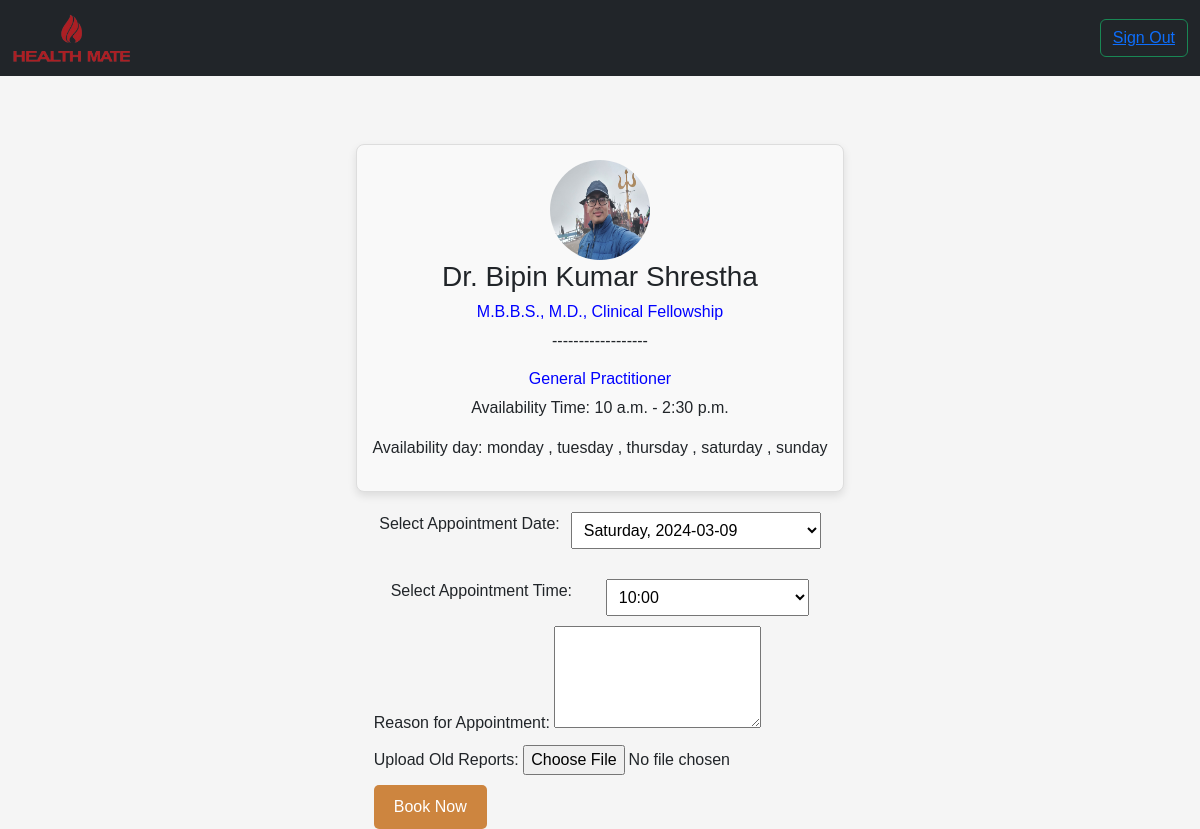
The app's page /book_now/2/ with its own data.
### home/models.py (models this page shows, shortened)
class Doctor(models.Model):
    user = models.OneToOneField(CustomUser, on_delete=models.CASCADE, primary_key=True)
    qualification = models.CharField(max_length=100)
    specialities = models.CharField(max_length=100)
    descriptions = models.TextField()
    hospital=models.TextField()
    availability_days = models.ManyToManyField('DoctorAvailability',related_name='doctors')
    start_time = models.TimeField()
    end_time = models.TimeField()
    break_start1 = models.TimeField()
    break_end1 = models.TimeField()
    break_start2 = models.TimeField()
    break_end2 = models.TimeField()
    is_booked = models.BooleanField(default=False)

class CustomUser(AbstractUser):
    age = models.IntegerField(null=True, blank=True)
    contact = models.CharField(max_length=15, null=True, blank=True)
    joined_date = models.DateTimeField(auto_now_add=True)
    sex = models.CharField(max_length=10, choices=[('male', 'Male'), ('female', 'Female'), ('other', 'Other')], null=True, blank=True)
    address = models.TextField(null=True, blank=True)
    profile_image = models.ImageField(upload_to='profile_images/', null=True, blank=True)
    objects = CustomUserManager()

class DoctorAvailability(models.Model):
    day = models.CharField(max_length=100, unique=True)

### home/views.py (the view)
# urls.py: path("book_now/<int:doctor_id>/",views.book_now, name="book_now"),
def book_now(request, doctor_id):
    if request.method == 'POST':
        appointment_date = request.POST.get('appointment_date')
        appointment_time = request.POST.get('appointment_time')
        appointment_reason = request.POST.get('appointment_reason')
        old_reports = request.FILES.get('old_reports')
        doctor = get_object_or_404(Doctor, user_id=doctor_id)
        if Appointment.objects.filter(doctor=doctor, appointment_date=appointment_date, appointment_time=appointment_time).exists() :
            messages.error(request, "Selected time is not available. Please choose another time.")
            request.session['selected_appointment_date'] = appointment_date
            request.session['selected_appointment_time'] = appointment_time
            return redirect('book_now', doctor_id=doctor_id)
        request.session.pop('selected_appointment_date', None)
        request.session.pop('selected_appointment_time', None)
        appointment = Appointment.objects.create(
            patient=request.user,
            doctor=doctor,
            appointment_date=appointment_date,
            appointment_time=appointment_time,
            reason=appointment_reason,
            old_reports=old_reports,
        )
        doctor.is_booked = True
        doctor.save()
        messages.success(request, "Appointment booked successfully.")
        return redirect('patient_profile')
    else:
        doctor = get_object_or_404(Doctor, user_id=doctor_id)
        today = date.today()
        days = [today + timedelta(days=i) for i in range(10)]  # Today and next 5 days
        available_days = [day.day.lower() for day in doctor.availability_days.all()]
        break_start1 = datetime.combine(today, doctor.break_start1)
        break_end1 = datetime.combine(today, doctor.break_end1)
        break_start2 = datetime.combine(today, doctor.break_start2)
        break_end2 = datetime.combine(today, doctor.break_end2)
        interval = timedelta(minutes=30)
        time_options = []
        current_time = datetime.combine(today, doctor.start_time)
        end_datetime = datetime.combine(today, doctor.end_time)
        while current_time < end_datetime:
            if not (break_start1 <= current_time < break_end1) and not (break_start2 <= current_time < break_end2):
                time_options.append(current_time.strftime("%H:%M"))
            current_time += interval
        available_dates = [
            {
                'day': (today + timedelta(days=i)).strftime('%A'),
                'date': (today + timedelta(days=i)).strftime("%Y-%m-%d")
            }
            for i in range(1,11) if (today + timedelta(days=i)).strftime('%A').lower() in available_days
        ]
        context = {
            'doctor': doctor,
            'time_options': time_options,
            'available_dates': available_dates,
        }
        return render(request, 'book_now.html', context)

### home/templatetags/custom_filters.py (called while the page is built)
@register.filter(name='day_of_week_order')
def day_of_week_order(day_name):
    days_in_week = ['monday', 'tuesday', 'wednesday', 'thursday', 'friday', 'saturday', 'sunday']
    return days_in_week.index(day_name) + 1

### template/book_now.html (shortened to what this page needs)
{% extends 'patient_profile_base.html' %}
{% load custom_filters %}
{% block content %}
<div class="appointment-container">
    {% if doctor.user.id %}
    <div class="doctor-info">
        {% if doctor.user.profile_image %}
            <img src="{{ doctor.user.profile_image.url }}" alt="{{ doctor.user.username }} profile" class="profile-image">
        {% endif %}
        <h3>Dr. {{ doctor.user.first_name }} {{ doctor.user.last_name }}</h3>
        <h5 style="font-size: medium;color: blue;">{{ doctor.qualification }}</h5>
        <p>------------------</p>
        <h5 style="font-size: medium;color: blue;">{{ doctor.specialities }}</h5>
        <p>Availability Time: {{ doctor.start_time }} - {{ doctor.end_time }}</p>
        <p>Availability day:
            {% for day in doctor.availability_days.all %}
                {% with day_order=day.day|day_of_week_order %}
                    {{ day.day }}
                {% endwith %}
                {% if not forloop.last %}, {% endif %}
            {% endfor %}
        </p>
    </div>
    <form id="appointment-form" method="post" action="{% url 'book_now' doctor.user.id %}"  enctype="multipart/form-data">
        <div class="calendar">
            <label for="appointment_date">Select Appointment Date:</label>
            <select name="appointment_date" id="appointment_date" required class="book-input">
                {% for date_info in available_dates %}
                    <option value="{{ date_info.date }}" {% if selected_appointment_date == date_info.date %}selected{% endif %}>{{ date_info.day }}, {{ date_info.date}}</option>
                {% endfor %}
            </select>
        </div>
        <div class="time-picker">
            <label for="appointment_time">Select Appointment Time:</label>
            <select name="appointment_time" id="appointment_time" required class="book-input">
                {% for time_option in time_options %}
                    {% with appointment_datetime=date|date:'Y-m-d' %}
                        {% with selected_datetime=appointment_datetime|date:'Y-m-d' %}
                            <option value="{{ time_option }}" {% if selected_appointment_time == time_option %}selected{% endif %}
                                    {% if time_option in booked_time_slots and selected_datetime == appointment_date %}style="background-color: red;"{% endif %}>
                                {{ time_option }}
                            </option>
                        {% endwith %}
                    {% endwith %}
                {% endfor %}
            </select>
        </div>
        <div class="book-input">
            <label for="appointment_reason">Reason for Appointment:</label>
            <textarea name="appointment_reason" id="appointment_reason" rows="4" required></textarea>
        </div>
        <div class="book-input">
            <label for="old_reports">Upload Old Reports:</label>
            <input type="file" name="old_reports" id="old_reports" accept=".pdf, .doc, .docx" required>
        </div>
        <button class="book-button" type="button">Book Now</button>
    </form>
    {% else %}
    <p>Doctor ID is not available.</p>
    {% endif %}
</div>
{% endblock %}

### template/patient_profile_base.html (shortened to what this page needs)
<!DOCTYPE html>
<html lang="en">
<head>
    <link href="https://cdn.jsdelivr.net/npm/bootstrap@5.3.2/dist/css/bootstrap.min.css" rel="stylesheet">
    <link rel="stylesheet" href="https://cdnjs.cloudflare.com/ajax/libs/font-awesome/5.15.4/css/all.min.css"/>
</head>
<body>
    <nav class="navbar navbar-expand-lg navbar-dark bg-dark">
        <div class="container-fluid">
          <a class="navbar-brand" href="/patient_profile" im><img src="\static\h.png" width="120" height="50"></a>
          <button class="btn btn-outline-success" type="submit"><a href="/log_out">Sign Out</a></button>
          </div>
      </nav>
      <br><br>
      {% block content %}{% endblock %}
</body>
</html>

### template/book_now.html (style rules this page uses)
body { margin: 0; padding: 0; font-family: 'Arial', sans-serif; background-color: #f5f5f5; }
.appointment-container { display: flex; flex-direction: column; align-items: center; margin-top: 20px; }
.doctor-info { border: 1px solid #ddd; padding: 15px; border-radius: 8px; box-shadow: 0 4px 8px rgba(0, 0, 0, 0.1); text-align: center; background-color: rgb(249, 249, 249); margin-bottom: 20px; }
.profile-image { width: 100px; height: 100px; border-radius: 50px; }
.book-input { margin-bottom: 10px; }
.book-button { background-color: peru; padding: 10px 20px; font-size: 16px; color: #fff; border: none; border-radius: 5px; cursor: pointer; transition: background-color 0.3s ease; }
.calendar { display: flex; flex-wrap: wrap; justify-content: space-around; margin-bottom: 20px; }
.calendar label { display: block; margin-bottom: 5px; }
.calendar select { width: 250px; padding: 8px; margin-bottom: 10px; }
.time-picker { display: flex; flex-wrap: wrap; justify-content: space-around; }
.time-picker label { display: block; margin-bottom: 5px; }
.time-picker select { width: 45%; padding: 8px; margin-bottom: 10px; }

### records on screen
Doctor: user.profile_image (picture), user.first_name "Bipin Kumar", user.last_name "Shrestha", qualification "M.B.B.S., M.D., Clinical Fellowship", specialities "General Practitioner", start_time "10 a.m.", end_time "2:30 p.m."
DoctorAvailability: day "monday"
DoctorAvailability: day "tuesday"
DoctorAvailability: day "thursday"
DoctorAvailability: day "saturday"
DoctorAvailability: day "sunday"

### other values on screen
form field appointment_date "Saturday, 2024-03-09"
form field appointment_time "10:00"
